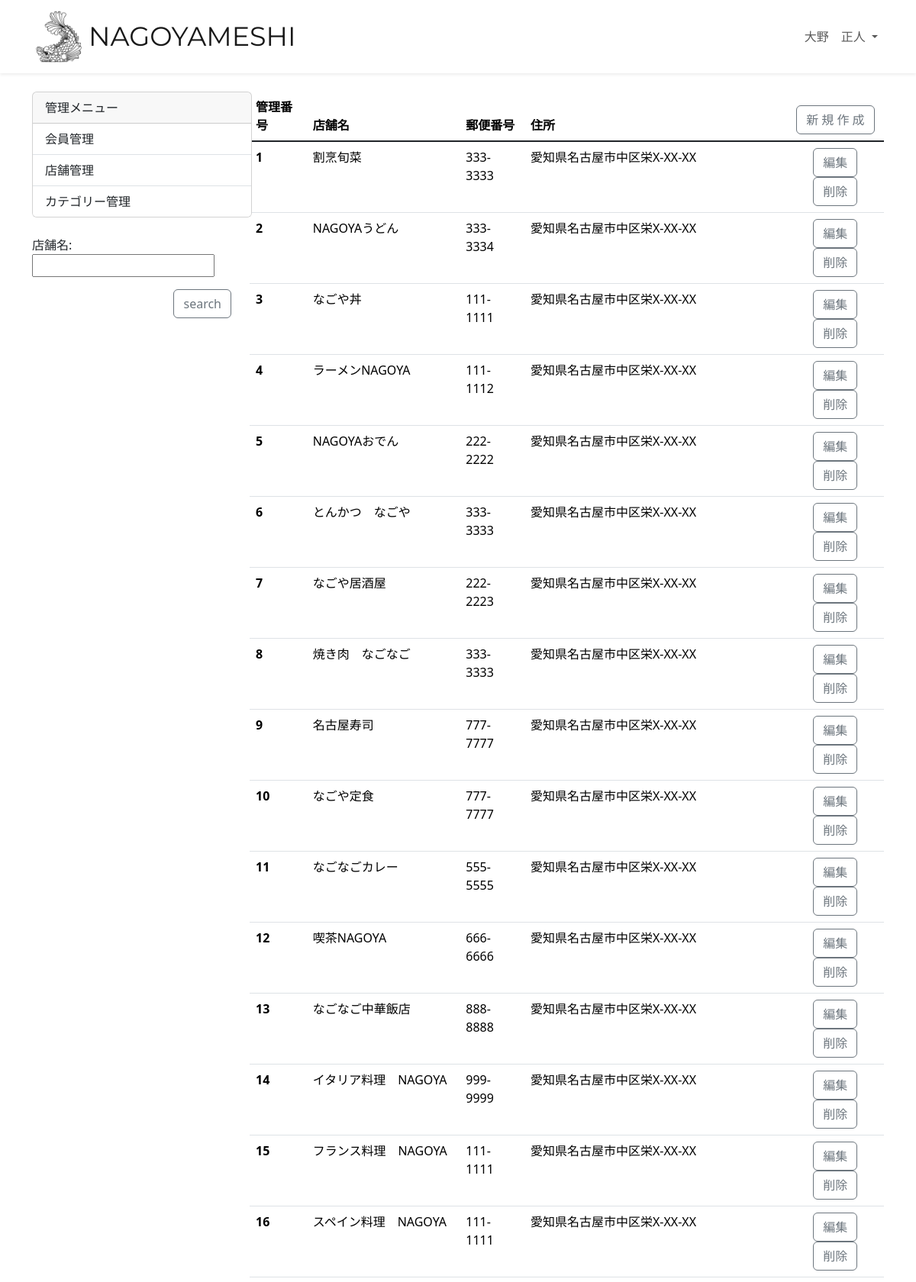
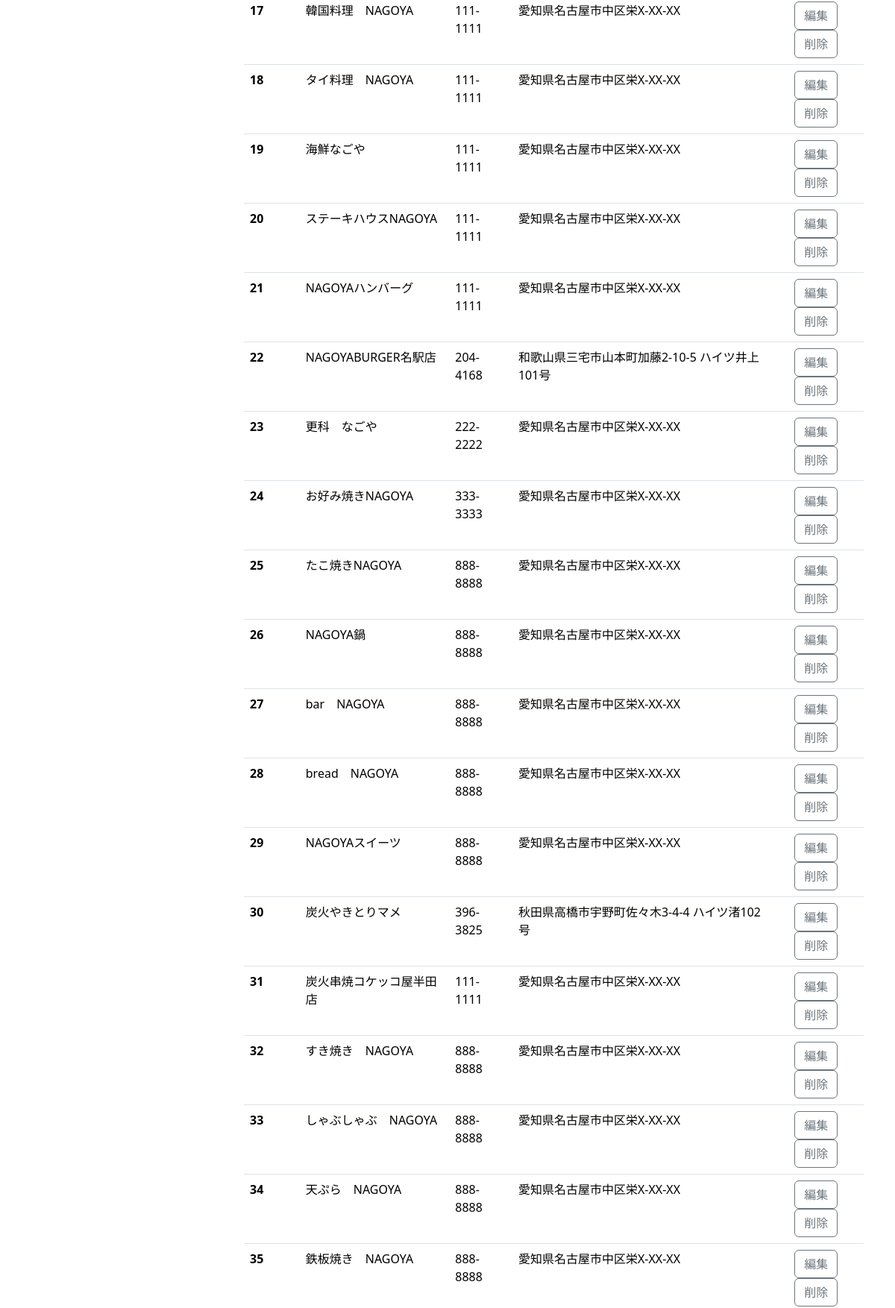
Page /accounts/management_shop (signed in, upper part) on the committed database (2 pictures, top to bottom).
### accounts/models.py (models this page shows, shortened)
class CustomUser(AbstractUser):
    user_name = models.CharField(
        max_length=128, null=True, blank=True, verbose_name="ユーザー名前"
    )
    hurigana = models.CharField(
        max_length=128, null=True, blank=True, verbose_name="フリガナ"
    )
    zip_code = models.CharField(
        max_length=16, null=True, blank=True, verbose_name="郵便番号"
    )
    address = models.CharField(
        max_length=255, null=True, blank=True, verbose_name="住所"
    )
    phone_number = models.CharField(
        max_length=20, null=True, blank=True, verbose_name="電話番号"
    )
    birthday = models.CharField(
        max_length=20, null=True, blank=True, verbose_name="誕生日"
    )
    job = models.CharField(max_length=255, null=True, blank=True, verbose_name="職業")
    subscription = models.BooleanField(default=False, verbose_name="有料会員")
    class Meta:
        verbose_name = '会員一覧'
        verbose_name_plural = "会員一覧"

### restaurant/models.py (models this page shows, shortened)
class Restaurant(models.Model):
    name = models.CharField(verbose_name="店舗名", max_length=64)
    description = models.CharField(verbose_name="説明", max_length=128)
    price = models.CharField(verbose_name="価格帯", max_length=32)
    zip_code = models.CharField(verbose_name="郵便番号", max_length=32)
    address = models.CharField(verbose_name="住所", max_length=128)
    business_time = models.CharField(verbose_name="営業時間", max_length=64)
    close_day_of_week = models.CharField(verbose_name="定休日", max_length=32)
    seats_number = models.CharField(verbose_name="座席数", max_length=32)
    category = models.ForeignKey(
        Category, verbose_name="カテゴリー", on_delete=models.PROTECT
    )
    rate = models.FloatField(verbose_name="レート", default=0.0)
    review_num = models.IntegerField(verbose_name="レビュー数", default=0)
    reservation_num = models.IntegerField(verbose_name="予約数", default=0)
    photo = models.ImageField(verbose_name="写真", blank=True, null=True)
    created_at = models.DateTimeField(verbose_name="作成日時", auto_now_add=True)
    updated_at = models.DateTimeField(verbose_name="更新日時", auto_now=True)
    class Meta:
        verbose_name = '店舗一覧'
        verbose_name_plural = "店舗一覧"

### accounts/views.py (the view)
# urls.py: path('management_shop', views.ShopList.as_view(),name='management_shop',),
class ShopList(OnlyManagementUserMixin, ListView):
    template_name = 'management/management_shop.html'
    model = Restaurant
    paginate_by = 10
    def get_context_data(self, **kwargs):
        context = super().get_context_data(**kwargs)
        context["filter"] = RestaurantFilter(self.request.GET,
                queryset=self.get_queryset())
        return context

### accounts/mixins.py (called while the page is built)
    def test_func(self):
        user = self.request.user
        return user.is_staff

### accounts/templates/management/management_shop.html (shortened to what this page needs)
{% extends "layout/base.html" %}
{% load static %}
{% block content %}
<main>
  <br>
  <div class="container nagoyameshi-container pb-5">
    <div class="row justify-content-center">
      <div class="col-xl-3 col-lg-4 col-md-12">
        <div class="card" style="width: 18rem;">
          <div class="card-header">
            管理メニュー
          </div>
          <ul class="list-group list-group-flush">
            <li class="list-group-item">
              <a class="dropdown-item" href="{% url 'management_user' %}">会員管理</a>
            </li>
            <li class="list-group-item">
              <a class="dropdown-item" href="{% url 'management_shop' %}">店舗管理</a>
            </li>
            <li class="list-group-item">
              <a class="dropdown-item" href="{% url 'management_category' %}">カテゴリー管理</a>
            </li>
          </ul>
        </div>
        <br>
        <form method="get">
          {{ filter.form.as_p }}
          <div class="d-flex justify-content-end">
            <input class="btn btn-outline-secondary"  type="submit" value="search" >
          </div>
        </form>
      </div>
      <div class="col">
        <div class="d-flex justify-content-between flex-wrap">
          <table class="table">
            <thead>
              <tr>
                <th scope="col">管理番号</th>
                <th scope="col">店舗名</th>
                <th scope="col">郵便番号</th>
                <th scope="col">住所</th>
                <th>
                  <div class="text-center">
                    <button class="btn btn-outline-secondary"  onclick="location.href='{% url 'management_shop_form' %}'"> 新 規 作 成 </button>
                  </div>
                </th>
              </tr>
            </thead>
            <tbody class="table-group-divider">
              <tr>
                {% for obj in filter.qs %}
                <th scope="row">{{ obj.id }}</th>
                <td>{{ obj.name }}</td>
                <td>{{ obj.zip_code }}</td>
                <td>{{ obj.address }}</td>
                <td>
                  <div class="text-center">
                    <button class="btn btn-outline-secondary" onclick="location.href='{% url 'management_shop_update_form' pk=obj.pk %}'">編集</button>
                    <button class="btn btn-outline-secondary" onclick="location.href='{% url 'management_shop_confirm_delete' pk=obj.pk %}'">削除</button>
                  </div>
                </td>
              </tr>
              {% endfor %}
            </tbody>
          </table>
        </div>
      </div>
    </div>
  </div>
</main>
{% endblock %}

### restaurant/templates/layout/base.html (shortened to what this page needs)
{% load static %}
<!DOCTYPE html>
<html lang="ja">
  <head>
    <link href="https://cdn.jsdelivr.net/npm/bootstrap@5.3.3/dist/css/bootstrap.min.css" rel="stylesheet">
    <link href="{% static 'css/nagoyameshi.css' %}" rel="stylesheet">
  </head>
  <body>
    <div id="app" class="wrapper">
      <nav class="navbar navbar-expand-md navbar-light bg-white shadow-sm">
        <div class="container nagoyameshi-container">
          <a class="navbar-brand app-name" href="{% url 'top_page' %}">
            <div class="d-flex align-items-center">
              <img class="nagoyameshi-logo me-1" src="{% static 'images/logo/logo.png' %}" alt="nagoyameshi">
              NAGOYAMESHI
            </div>
          </a>
          <div class="collapse navbar-collapse" id="navbarSupportedContent">
            <ul class="navbar-nav ms-auto">
              {% if user.subscription %}
              <li class="nav-item dropdown">
                <a id="navbarDropdown" class="nav-link dropdown-toggle" href="#" role="button" data-bs-toggle="dropdown" aria-haspopup="true" aria-expanded="false" v-pre>
                  {{ user.user_name }}
                </a>
              </li>
              {% endif %}
            </ul>
          </div>
        </div>
      </nav>
      {% block content %}{% endblock %}
    </div>
  </body>
</html>

### static/css/nagoyameshi.css (style rules this page uses)
.wrapper { min-height: 100vh; position: relative; padding-bottom: 240px; box-sizing: border-box; }
.nagoyameshi-logo { height: 70px; }
.app-name { font-family: "Montserrat", sans-serif; font-optical-sizing: auto; font-weight: weight; font-style: normal; font-size: 35px; color: #191919; }
a { text-decoration: none !important; }

### rows in the picture
CustomUser: user_name "大野 正人"
Restaurant: id "1", name "割烹旬菜", zip_code "333-3333", address "愛知県名古屋市中区栄X-XX-XX"
Restaurant: id "2", name "NAGOYAうどん", zip_code "333-3334", address "愛知県名古屋市中区栄X-XX-XX"
Restaurant: id "3", name "なごや丼", zip_code "111-1111", address "愛知県名古屋市中区栄X-XX-XX"
Restaurant: id "4", name "ラーメンNAGOYA", zip_code "111-1112", address "愛知県名古屋市中区栄X-XX-XX"
Restaurant: id "5", name "NAGOYAおでん", zip_code "222-2222", address "愛知県名古屋市中区栄X-XX-XX"
Restaurant: id "6", name "とんかつ なごや", zip_code "333-3333", address "愛知県名古屋市中区栄X-XX-XX"
Restaurant: id "7", name "なごや居酒屋", zip_code "222-2223", address "愛知県名古屋市中区栄X-XX-XX"
Restaurant: id "8", name "焼き肉 なごなご", zip_code "333-3333", address "愛知県名古屋市中区栄X-XX-XX"
Restaurant: id "9", name "名古屋寿司", zip_code "777-7777", address "愛知県名古屋市中区栄X-XX-XX"
Restaurant: id "10", name "なごや定食", zip_code "777-7777", address "愛知県名古屋市中区栄X-XX-XX"
Restaurant: id "11", name "なごなごカレー", zip_code "555-5555", address "愛知県名古屋市中区栄X-XX-XX"
Restaurant: id "12", name "喫茶NAGOYA", zip_code "666-6666", address "愛知県名古屋市中区栄X-XX-XX"
Restaurant: id "13", name "なごなご中華飯店", zip_code "888-8888", address "愛知県名古屋市中区栄X-XX-XX"
Restaurant: id "14", name "イタリア料理 NAGOYA", zip_code "999-9999", address "愛知県名古屋市中区栄X-XX-XX"
Restaurant: id "15", name "フランス料理 NAGOYA", zip_code "111-1111", address "愛知県名古屋市中区栄X-XX-XX"
Restaurant: id "16", name "スペイン料理 NAGOYA", zip_code "111-1111", address "愛知県名古屋市中区栄X-XX-XX"
Restaurant: id "17", name "韓国料理 NAGOYA", zip_code "111-1111", address "愛知県名古屋市中区栄X-XX-XX"
Restaurant: id "18", name "タイ料理 NAGOYA", zip_code "111-1111", address "愛知県名古屋市中区栄X-XX-XX"
Restaurant: id "19", name "海鮮なごや", zip_code "111-1111", address "愛知県名古屋市中区栄X-XX-XX"
Restaurant: id "20", name "ステーキハウスNAGOYA", zip_code "111-1111", address "愛知県名古屋市中区栄X-XX-XX"
Restaurant: id "21", name "NAGOYAハンバーグ", zip_code "111-1111", address "愛知県名古屋市中区栄X-XX-XX"
Restaurant: id "22", name "NAGOYABURGER名駅店", zip_code "204-4168", address "和歌山県三宅市山本町加藤2-10-5 ハイツ井上101号"
Restaurant: id "23", name "更科 なごや", zip_code "222-2222", address "愛知県名古屋市中区栄X-XX-XX"
Restaurant: id "24", name "お好み焼きNAGOYA", zip_code "333-3333", address "愛知県名古屋市中区栄X-XX-XX"
Restaurant: id "25", name "たこ焼きNAGOYA", zip_code "888-8888", address "愛知県名古屋市中区栄X-XX-XX"
Restaurant: id "26", name "NAGOYA鍋", zip_code "888-8888", address "愛知県名古屋市中区栄X-XX-XX"
Restaurant: id "27", name "bar NAGOYA", zip_code "888-8888", address "愛知県名古屋市中区栄X-XX-XX"
Restaurant: id "28", name "bread NAGOYA", zip_code "888-8888", address "愛知県名古屋市中区栄X-XX-XX"
Restaurant: id "29", name "NAGOYAスイーツ", zip_code "888-8888", address "愛知県名古屋市中区栄X-XX-XX"
Restaurant: id "30", name "炭火やきとりマメ", zip_code "396-3825", address "秋田県高橋市宇野町佐々木3-4-4 ハイツ渚102号"
Restaurant: id "31", name "炭火串焼コケッコ屋半田店", zip_code "111-1111", address "愛知県名古屋市中区栄X-XX-XX"
Restaurant: id "32", name "すき焼き NAGOYA", zip_code "888-8888", address "愛知県名古屋市中区栄X-XX-XX"
Restaurant: id "33", name "しゃぶしゃぶ NAGOYA", zip_code "888-8888", address "愛知県名古屋市中区栄X-XX-XX"
Restaurant: id "34", name "天ぷら NAGOYA", zip_code "888-8888", address "愛知県名古屋市中区栄X-XX-XX"
Restaurant: id "35", name "鉄板焼き NAGOYA", zip_code "888-8888", address "愛知県名古屋市中区栄X-XX-XX"
